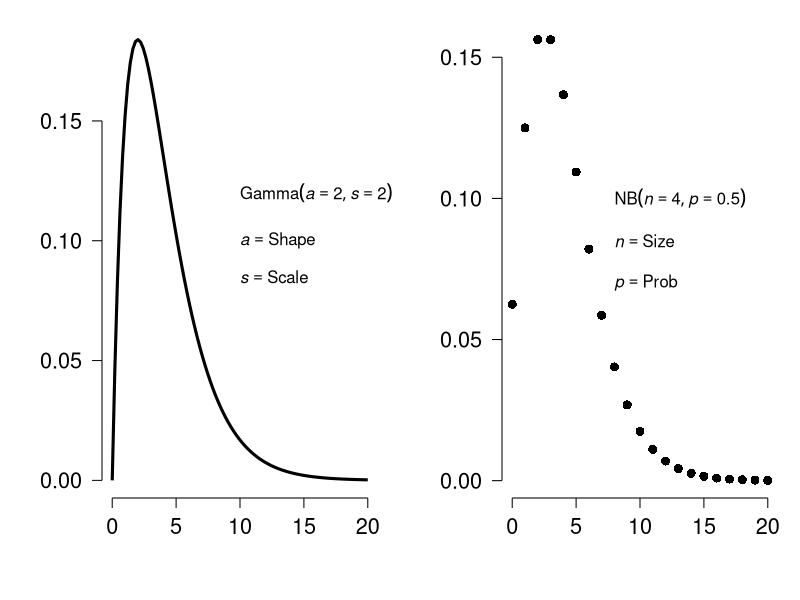
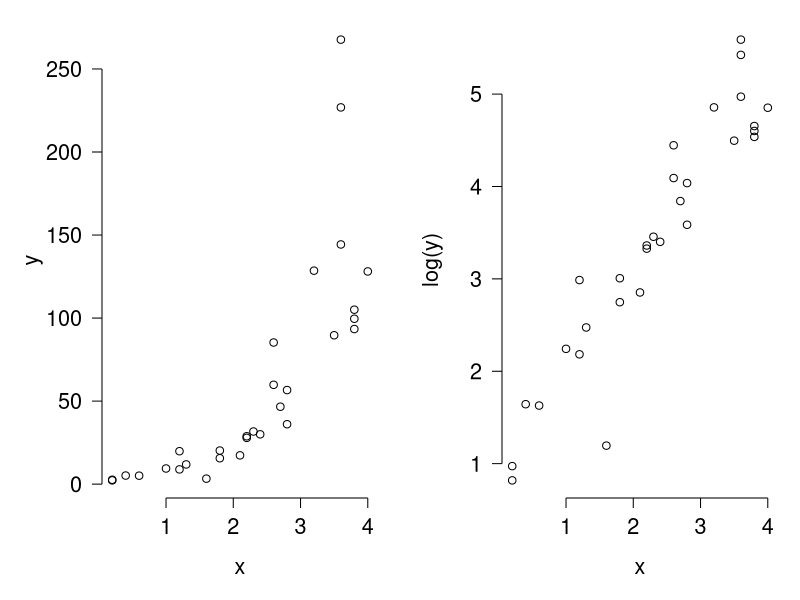
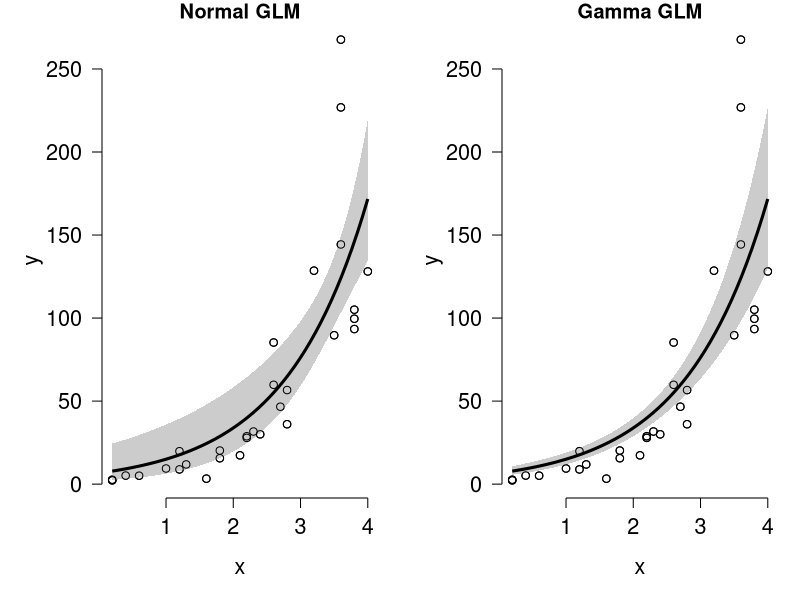

Recreate these plots in R, in order.
## ---- chunk 1
# gamma vs. negative binomial figure
# shape = k = number of events
# scale = theta = time until events
x1 <- seq(0, 20, length=100)
y1 <- dgamma(x1, shape=2, scale=2)

# mu = mean
# size = 2
x2 <- 0:20
y2 <- dnbinom(x2, size=4, prob=0.5)

par(mfrow=c(1,2), mar=c(5.1, 5.1, 1.1, 1.1), 
    bty="n", lend=1, las=1, cex.axis=1.3, 
    cex.lab=1.3)
plot(x1, y1, type="l", lwd=3, xlab="", ylab="")
text(10, 0.12, expression("Gamma"*(list(italic(a)==2,italic(s)==2))), 
     adj=0, cex=1, xpd=NA)
text(10, 0.1, expression(italic(a)==Shape),adj=0, cex=1)
text(10, 0.085, expression(italic(s)==Scale),adj=0, cex=1)
plot(x2, y2, pch=16, cex=1.2, xlab="", ylab="")
text(8, 0.1, expression(NB*(list(italic(n)==4, italic(p)==0.5))),adj=0, cex=1)
text(8, 0.085, expression(italic(n)==Size),adj=0, cex=1)
text(8, 0.07, expression(italic(p)==Prob),adj=0, cex=1)
## ---- chunk 2
set.seed(123)
n <- 30
x <- round(runif(n, 0, 4), 1)

# coefficients
beta0 <- 0.9
beta1 <- 1.2

# linear predictor
eta <- beta0 + beta1 * x

# inverse link
y <- exp(eta)

# gamma parameter
shape <- 4

# draw y values (stochastic part)
y <- rgamma(n, rate=shape/y, shape=shape)

# assemble dataset
dat <- data.frame(x=x, y=y)

# take a look at the data:
head(dat)

plot(x,y)
## ---- chunk 3
plot(x, log(y))
## ---- chunk 4
mod1 <- glm(y~x, data=dat, family=gaussian(link="log"))
mod2 <- glm(y~x, data=dat, family=Gamma(link="log"))
summary(mod1)
summary(mod2)
## ---- chunk 5
1-mod1$deviance/mod1$null.deviance
1-mod2$deviance/mod2$null.deviance
## ---- chunk 6
# values for prediction
use.n <- 50
px <- seq(min(x), max(x), length=use.n)

# calculate predictions and CI
pred1 <- predict(mod1, newdata=data.frame(x=px),
                 type="link", se.fit=TRUE)
mn1 <- pred1$fit
lo1 <- qnorm(0.025, mn1, pred1$se.fit)
up1 <- qnorm(0.975, mn1, pred1$se.fit)

# inverse link function
mn1 <- mod1$family$linkinv(mn1)
lo1 <- mod1$family$linkinv(lo1)
up1 <- mod1$family$linkinv(up1)

# calculate predictions and CI for gamma model
pred2 <- predict(mod2, newdata=data.frame(x=px),
                 type="link", se.fit=TRUE)
mn2 <- pred1$fit
lo2 <- qnorm(0.025, mn2, pred2$se.fit)
up2 <- qnorm(0.975, mn2, pred2$se.fit)

# inverse link function
mn2 <- mod1$family$linkinv(mn2)
lo2 <- mod1$family$linkinv(lo2)
up2 <- mod1$family$linkinv(up2)

# make plot
par(mfrow=c(1,2))
plot(x,y, main="Normal GLM")
polygon(x=c(px, rev(px)), y=c(lo1, rev(up1)),
        border=NA, col="grey80")
points(px, mn1, type="l", lwd=3)
points(x, y)
plot(x,y, main="Gamma GLM")
polygon(x=c(px, rev(px)), y=c(lo2, rev(up2)),
        border=NA, col="grey80")
points(px, mn2, type="l", lwd=3)
points(x, y)
